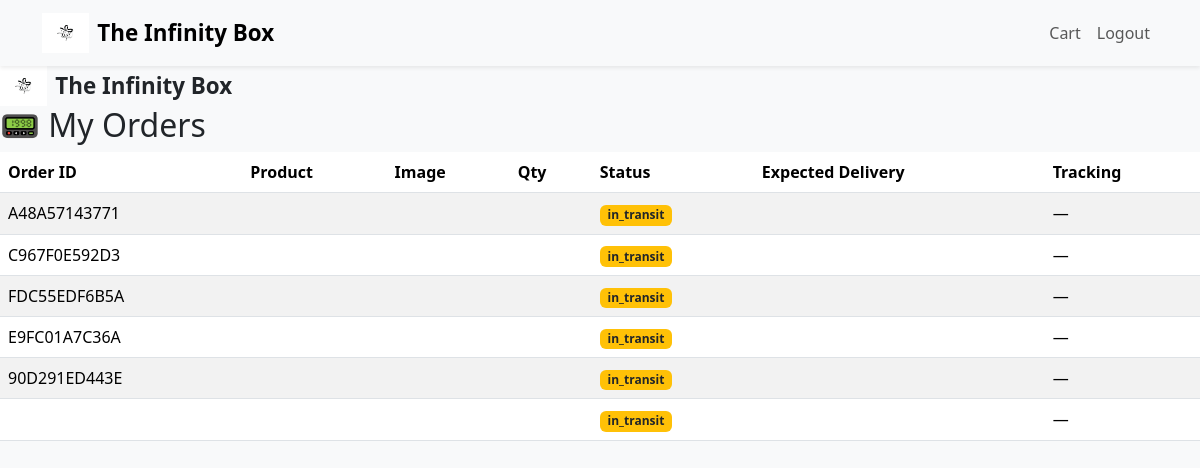
The page /orders/my/ (signed in) on the database as committed earlier.
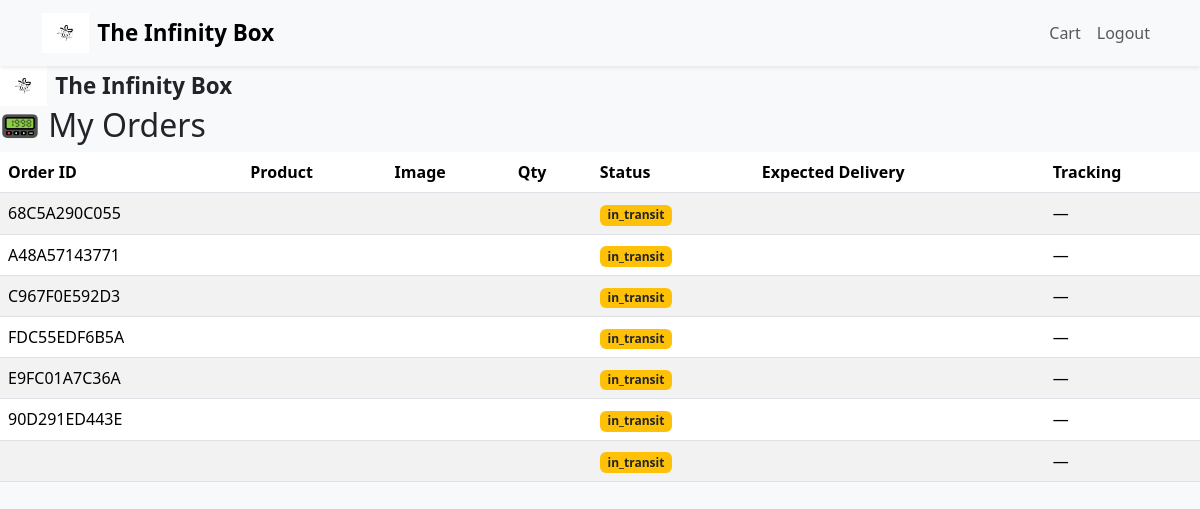
The same page on the database as committed later.
### orders/models.py (models this page shows, shortened)
class Order(models.Model):
    user = models.ForeignKey(User, on_delete=models.CASCADE, null=True, blank=True)
    order_id = models.CharField(max_length=20, unique=True)
    otp = models.CharField(max_length=6, default='000000')
    total = models.DecimalField(max_digits=10, decimal_places=2, default=0)
    created_at = models.DateTimeField(auto_now_add=True)
    courier_name = models.CharField(max_length=100, null=True, blank=True)
    status = models.CharField(max_length=20, choices=STATUS_CHOICES, default='in_transit')

### orders/views.py (the view)
# urls.py: path('my/', my_orders_view, name='my_orders'),
def my_orders_view(request):
    orders = Order.objects.filter(user=request.user).order_by('-created_at')
    return render(request, 'orders/my_orders.html', {'orders': orders})

### orders/templates/orders/my_orders.html
{% extends 'base.html' %}
{% block content %}
<h2>📟 My Orders</h2>
{% if orders %}
<table class="table table-striped">
  <thead>
    <tr>
      <th>Order ID</th>
      <th>Product</th>
      <th>Image</th>
      <th>Qty</th>
      <th>Status</th>
      <th>Expected Delivery</th>
      <th>Tracking</th>
    </tr>
  </thead>
  <tbody>
    {% for order in orders %}
    <tr>
      <td>{{ order.order_id }}</td>
      <td>{{ order.product.name }}</td>
      <td><img src="{{ order.product.image.url }}" width="60" class="rounded"></td>
      <td>{{ order.quantity }}</td>
      <td>
        <span class="badge {% if order.status == 'DELIVERED' %}bg-success{% elif order.status == 'CANCELLED' %}bg-danger{% elif order.status == 'DISPATCHED' %}bg-primary{% else %}bg-warning text-dark{% endif %}">
          {{ order.status }}
        </span>
      </td>
      <td>{{ order.expected_delivery }}</td>
      <td>
        {% if order.tracking_link %}
        <a href="{{ order.tracking_link }}" class="btn btn-sm btn-outline-primary" target="_blank">Track</a>
        {% else %}—{% endif %}
      </td>
    </tr>
    {% endfor %}
  </tbody>
</table>
{% else %}
<p>You have not placed any orders yet.</p>
{% endif %}
{% endblock %}

### templates/base.html (shortened to what this page needs)
{% load static %}
<!DOCTYPE html>
<html lang="en">
<head>
  <link href="https://cdn.jsdelivr.net/npm/bootstrap@5.3.3/dist/css/bootstrap.min.css" rel="stylesheet">
  <link href="{% static 'css/style.css' %}" rel="stylesheet">
</head>
<body>
  <nav class="navbar navbar-expand-lg navbar-light bg-light shadow-sm">
    <div class="container">
      <a class="navbar-brand d-flex align-items-center" href="/">
      <img src="{% static 'images/logo.png' %}" alt="Logo" style="height: 40px;" class="me-2">
      <span class="fw-bold">The Infinity Box</span>
    </a>
      <div class="collapse navbar-collapse" id="navbarNav">
        <ul class="navbar-nav ms-auto">
                {% if user.is_authenticated %}
                <li class="nav-item"><a class="nav-link" href="/cart/">Cart</a></li>
                <li class="nav-item"><a class="nav-link" href="/accounts/logout/">Logout</a></li>
                {% else %}
                <li class="nav-item"><a class="nav-link" href="/accounts/login/">Login</a></li>
                {% endif %}
            </ul>
      </div>
    </div>
  </nav>
  <a class="navbar-brand d-flex align-items-center" href="/">
  <img src="{% static 'images/logo.png' %}" alt="Logo" style="height: 40px;" class="me-2">
  <span class="fw-bold">The Infinity Box</span>
</a>
  {% block content %}{% endblock %}
</body>
</html>

### static/style.css (style rules this page uses)
body { background-color: #f8f9fa; }
.navbar-brand { font-weight: bold; font-size: 1.4rem; }

Rows that differ between the two databases and show on the page:
added Order: order_id "68C5A290C055", status "in_transit"
